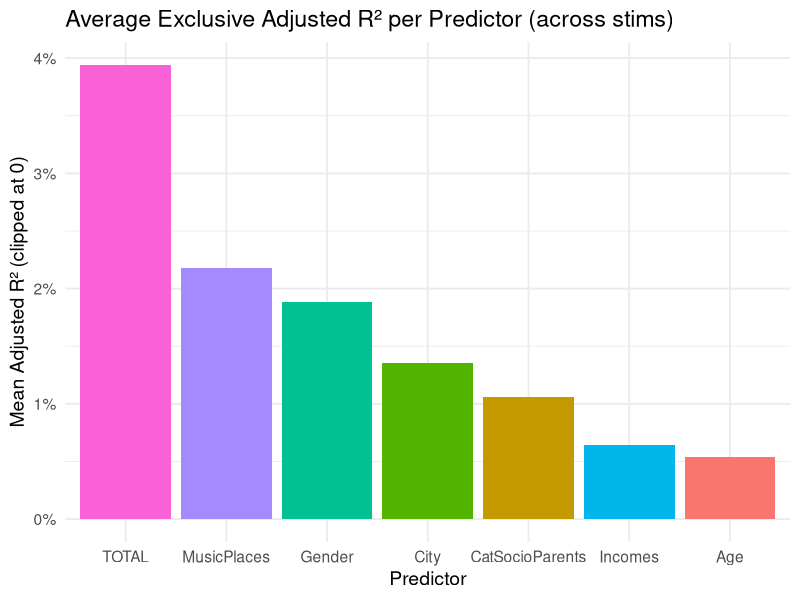

This chart was generated by the following R code:
library(tidyverse)

# Charger les données
df <- read.csv("full_questionnaire_data.csv")

# Liste des variables dépendantes : les stims
stim_vars <- paste0("stim_", 1:80)

# Fixe les trois premiers prédicteurs
fixed_predictors <- c("Age", "Gender", "CatSocioParents")
other_predictors <- c("City", "Incomes", "MusicPlaces")

# Nombre d'itérations
n_iter <- 100

# Fonction pour calculer les adjusted R² exclusifs dans un ordre donné
compute_adj_r2_decomp <- function(df, stim, predictors_order) {
  r2_values <- numeric(length(predictors_order))
  formula_base <- paste0(stim, " ~ ")
  
  for (i in seq_along(predictors_order)) {
    current_predictors <- predictors_order[1:i]
    formula <- as.formula(paste0(formula_base, paste(current_predictors, collapse = " + ")))
    model <- lm(formula, data = df)
    r2_values[i] <- summary(model)$adj.r.squared
  }
  
  exclusive_r2 <- c(r2_values[1], diff(r2_values))
  exclusive_r2 <- pmax(exclusive_r2, 0)  # Clip négatifs à zéro
  names(exclusive_r2) <- predictors_order
  return(exclusive_r2)
}

# Répéter pour chaque stim et chaque permutation
all_results <- list()
for (iter in 1:n_iter) {
  permuted_rest <- sample(other_predictors)
  predictors_perm <- c(fixed_predictors, permuted_rest)
  
  for (stim in stim_vars) {
    r2_explained <- compute_adj_r2_decomp(df, stim, predictors_perm)
    temp_df <- data.frame(Predictor = names(r2_explained),
                          R2 = r2_explained,
                          Stim = stim,
                          Iter = iter)
    all_results[[length(all_results) + 1]] <- temp_df
    
    # R² total du modèle complet
    full_model <- lm(as.formula(paste0(stim, " ~ ", paste(predictors_perm, collapse = " + "))), data = df)
    full_r2 <- summary(full_model)$adj.r.squared
    all_results[[length(all_results) + 1]] <- data.frame(Predictor = "TOTAL",
                                                         R2 = full_r2,
                                                         Stim = stim,
                                                         Iter = iter)
  }
}

# Combiner et résumer
results_df <- bind_rows(all_results)

summary_df <- results_df %>%
  group_by(Predictor) %>%
  summarise(mean_R2 = mean(R2, na.rm = TRUE)) %>%
  arrange(desc(mean_R2))

# Afficher le R² total moyen (toutes variables combinées)
mean_total_r2 <- summary_df %>% filter(Predictor == "TOTAL") %>% pull(mean_R2)
cat("Variance moyenne totale expliquée (R² ajusté moyen complet):", round(mean_total_r2, 3), "\n")

# Afficher la somme des R² exclusifs moyens par prédicteur
explained_variance_sum <- summary_df %>%
  filter(Predictor != "TOTAL") %>%
  summarise(total = sum(mean_R2)) %>%
  pull(total)

cat("Somme des variances moyennes expliquées par les prédicteurs (R² exclusifs):", round(explained_variance_sum, 3), "\n")

# Plot
ggplot(summary_df, aes(x = reorder(Predictor, -mean_R2), y = mean_R2, fill = Predictor)) +
  geom_col(show.legend = FALSE) +
  theme_minimal(base_size = 14) +
  labs(x = "Predictor", y = "Mean Adjusted R² (clipped at 0)",
       title = "Average Exclusive Adjusted R² per Predictor (across stims)") +
  scale_y_continuous(labels = scales::percent_format(accuracy = 1))
